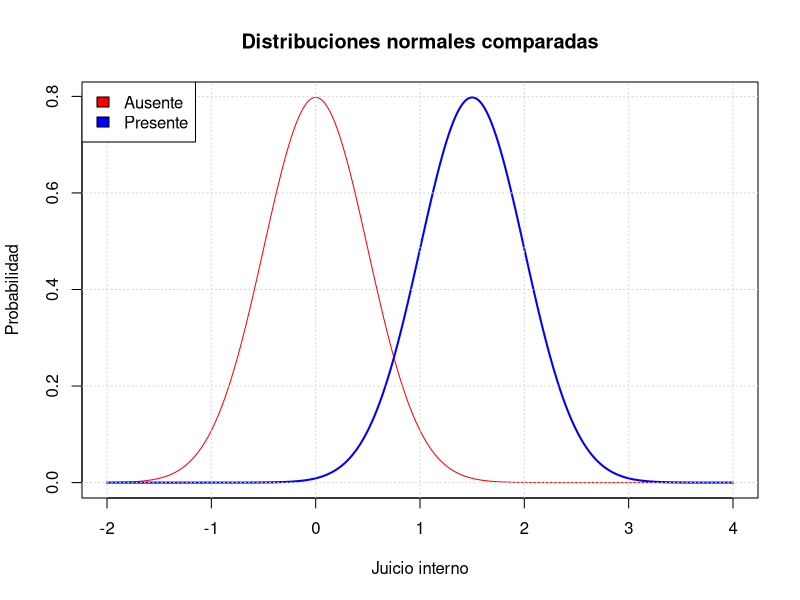

This figure's R source:
# Esto es cómo hacer que el programa te pida algo para laburar

# my.name <- readline(prompt="Enter name: ")
# my.age <- readline(prompt="Enter age: ")
# # convert character into integer
# my.age <- as.integer(my.age)
# print(paste("Hi,", my.name, "next year you will be", my.age+1, "years old."))
#--------------------------------------------------------------------------------

# x <- seq(-10,10,0.25)
# 
# valormedio <- 1
# std1 <- 1
# 
# plot(x,dnorm(x,valormedio,std1),col = "red", type = "p",main = "Distribuciones normales comparadas")
# for(std2 in 2:5){
#   points(x,dnorm(x,valormedio,std2), col = "blue")
# }
# grid()

# Hagamos la prueba de desviaciones para el punto a del 7
#---------------------------------------------------------------------------
x <- seq(-2,4,0.01)
desviacion <- 0.5

plot(x,dnorm(x,0,desviacion),col = "red", type = "l",xlab = "Juicio interno", ylab = "Probabilidad",main = "Distribuciones normales comparadas")
lines(x,dnorm(x,1.5,desviacion),col = "blue", lwd = 2)
grid()
legend("topleft", c("Ausente","Presente"), fill = c("red","blue"))